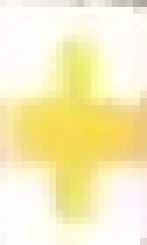
//> input picture OpenCVHoughCode_Final/Templates/t1.png, 21 x 35 px, given in place of the camera (shown 7 times larger)
$ ./Hough_Main_Video   (built with g++ and OpenCV 4)
//> lines starting //> are read from the running program, lines starting //| are printed output that depends on the picture; after the words box and inside, x2 and y2 are one past the last pixel; in counts of white or black regions, pixels touching at a corner belong together
#include "opencv2/core/core.hpp"
#include "opencv2/highgui/highgui.hpp"
#include "opencv2/imgproc/imgproc.hpp"
#include <opencv2/opencv.hpp>
#include <stdio.h>
#include <iostream>
using namespace cv;

vector<vector<Point> > contours;
vector<Vec4i> hierarchy;
vector<Vec3f> vecCircles;
vector<Vec3f>::iterator itrCircles;


int num_templates=10;


// [63 lines left out: function MatchingMethod, not called in this run]

int main()
{

	Mat image_input,grey_image,color_image, hsv_image, color_threshed;


	//image_input = imread("C:/Users/Lindsey/Documents/Visual Studio 2013/Projects/OpenCVHoughCode_Final/light.png", CV_LOAD_IMAGE_COLOR);
	VideoCapture cap(0);
	//"C:/Users/Lindsey/Documents/Visual Studio 2013/Projects/OpenCVHoughCode_Final/IMG_0450.mov"
	double dWidth = cap.get(CV_CAP_PROP_FRAME_WIDTH);
	double dHeight = cap.get(CV_CAP_PROP_FRAME_HEIGHT);

	namedWindow("Transformed", WINDOW_AUTOSIZE);
	namedWindow("Original", WINDOW_AUTOSIZE);
	for (;;){
		bool Success = cap.read(image_input);
//> image_input is the input picture: 35 rows x 21 cols, CV_8UC3; mean B, G, R 189.5, 239.2, 248.8

		if (!Success){
			std::cout << "Cannot read a frame from video stream" << "\n";
		}


		//Color_Filter(image_input);
		cvtColor(image_input, grey_image, CV_BGR2GRAY);
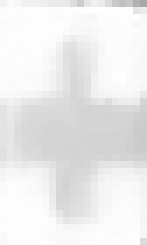
//> grey_image: 35 rows x 21 cols, CV_8UC1 (shown 7 times larger); min 168, max 255, mean 236.4
		//cvtColor(image_input, hsv_image, CV_BGR2HSV);
		//Canny(grey_image, grey_image, 60, 60);

		threshold(grey_image, grey_image, 220, 255, THRESH_BINARY);
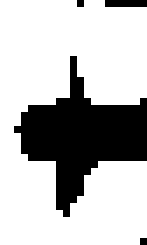
//> grey_image: 35 rows x 21 cols, CV_8UC1 (shown 7 times larger); 73.5% white; 4 black regions (3 under 20 px), largest, box (x1, y1, x2, y2) and area: (2, 8, 21, 31) 187
		inRange(image_input, Scalar(10,90,200), Scalar(140,230,250), color_threshed);
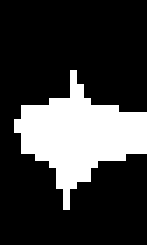
//> color_threshed: 35 rows x 21 cols, CV_8UC1 (shown 7 times larger); 23.4% white; 1 white region, box (x1, y1, x2, y2) and area: (2, 10, 21, 30) 172

		cvtColor(grey_image, color_image, CV_GRAY2BGR);
//> color_image: 35 rows x 21 cols, CV_8UC3; 73.5% white; 4 black regions (3 under 20 px)


		vector<Vec2f> Hough_Output;


		findContours(color_threshed, contours, hierarchy, CV_RETR_EXTERNAL, CV_CHAIN_APPROX_SIMPLE, Point(0, 0));
//> contours = 1 contour; box (x1, y1, x2, y2) and area: (2, 10, 21, 30) 142


		vector<vector<Point> > contours_poly(contours.size());
//> contours_poly = 1 empty contours
		vector<Rect> boundRect(contours.size());
//> boundRect = 1 Rect (x, y, width, height): [0, 0, 0, 0]
		vector<Point2f>center(contours.size());
//> center = 1 Point (x, y): [0, 0]
		vector<float>radius(contours.size());
//> radius = [0]

		for (int i = 0; i < contours.size(); i++)
		{
			approxPolyDP(Mat(contours[i]), contours_poly[i], 3, true);
			boundRect[i] = boundingRect(Mat(contours_poly[i]));
		}
//> this loop made 1 pass


		Mat drawing;
		grey_image.copyTo(drawing);
		threshold(drawing, drawing, 256, 256, THRESH_BINARY);
//> drawing: 35 rows x 21 cols, CV_8UC1; every value is 0
		Mat drawingFinal;
		Mat temp;
		int top_x, top_y, bottom_x, bottom_y;
		for (int i = 0; i< contours.size(); i++)
		{
			Scalar color = Scalar(255, 255, 255);
			drawContours(drawing, contours_poly, i, color, 1, 8, vector<Vec4i>(), 0, Point());
			top_x = boundRect[i].tl().x;
			top_y = boundRect[i].tl().y;
			bottom_x = boundRect[i].br().x;
			bottom_y = boundRect[i].br().y;
			rectangle(drawing, Point(top_x - 5, top_y - 5), Point(bottom_x + 5, bottom_y + 5) , color, CV_FILLED, 8, 0);

		}
//> this loop made 1 pass
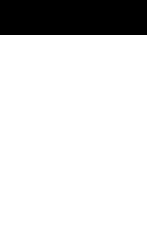
//> drawing: 35 rows x 21 cols, CV_8UC1 (shown 7 times larger); 85.7% white; 1 black region, box (x1, y1, x2, y2) and area: (0, 0, 21, 5) 105
		//grey_image.copyTo(drawingF, drawing);

		bitwise_and(drawing, grey_image, drawingFinal);
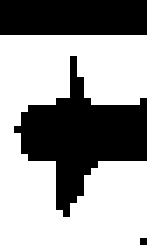
//> drawingFinal: 35 rows x 21 cols, CV_8UC1 (shown 7 times larger); 60.1% white; 3 black regions (1 under 20 px), largest, box (x1, y1, x2, y2) and area: (2, 8, 21, 31) 187, (0, 0, 21, 5) 105


		erode(drawingFinal, drawingFinal, getStructuringElement(MORPH_ELLIPSE, Size(5, 5)));
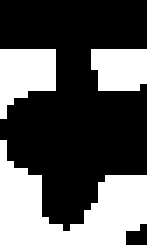
//> drawingFinal: 35 rows x 21 cols, CV_8UC1 (shown 7 times larger); 35.4% white; 3 white regions, box (x1, y1, x2, y2) and area: (0, 20, 21, 35) 160, (0, 7, 8, 17) 56, (13, 7, 21, 13) 44
		//dilate(drawingFinal, drawingFinal, getStructuringElement(MORPH_ELLIPSE, Size(5, 5)));

		vector<vector<Point> > contours_2;
		vector<Vec4i> hierarchy_2;
		vector<Vec3f> vecCircles_2;
		vector<Vec3f>::iterator itrCircles_2;

		Mat Copy;
		drawingFinal.copyTo(Copy);
		cvtColor(drawingFinal,drawingFinal, CV_GRAY2BGR);
//> drawingFinal: 35 rows x 21 cols, CV_8UC3; 35.4% white; 3 white regions
		//Canny(Copy, Copy, 60, 60);
		findContours(Copy, contours_2, hierarchy_2, CV_RETR_EXTERNAL, CV_CHAIN_APPROX_SIMPLE, Point(0, 0));
//> contours_2 = 3 contours; box (x1, y1, x2, y2) and area: (0, 20, 21, 35) 124, (0, 7, 8, 17) 40, (13, 7, 21, 13) 32

		vector<vector<Point> > contours_poly_2(contours_2.size());
//> contours_poly_2 = 3 empty contours
		vector<Rect> boundRect_2(contours_2.size());
		vector<Point2f>center_2(contours_2.size());
		vector<float>radius_2(contours_2.size());

		for (int i = 0; i < contours_2.size(); i++)
		{
			approxPolyDP(Mat(contours_2[i]), contours_poly_2[i], 3, true);
			boundRect_2[i] = boundingRect(Mat(contours_poly_2[i]));
		}
//> this loop made 3 passes

		int max_size = 0;
		int box_size = 0;
		int center_x=0, center_y=0;
		//std::cout << "RRRG" << contours_2.size() << "\n";

		if (contours_2.size() == 0){
			continue; //COULDNT FIND CROSS!!!
		}

		int count = 0;
		int top_x_2, top_y_2, bottom_x_2, bottom_y_2, middle_x, middle_y;
		for (int i = 0; i< contours_2.size(); i++)
		{
			Scalar color = Scalar(80, 0, 80);
			//drawContours(drawingFinal, contours_poly_2, i, color, 1, 8, vector<Vec4i>(), 0, Point());
			top_x_2 = boundRect_2[i].tl().x;
			top_y_2 = boundRect_2[i].tl().y;
			bottom_x_2 = boundRect_2[i].br().x;
			bottom_y_2 = boundRect_2[i].br().y;
			box_size = abs(bottom_x_2 - top_x_2)*abs(top_y_2 - bottom_y_2);
			middle_x = (top_x_2 + bottom_x_2) / 2;
			middle_y = (top_y_2 + bottom_y_2) / 2;
			if (box_size > max_size)
			{
				max_size = box_size;
				center_x = middle_x;
				center_y = middle_y;

			}
			else
			{
				//take average of blobs
			}

		}
//> this loop made 3 passes
//> (top_x_2, top_y_2, bottom_x_2, bottom_y_2, box_size, middle_x, middle_y, max_size) on pass 1: (0, 20, 21, 35, 315, 10, 27, 315)
//> (top_x_2, top_y_2, bottom_x_2, bottom_y_2, box_size, middle_x, middle_y) on passes 2 to 3: (13, 7, 21, 13, 48, 17, 10), (0, 7, 8, 17, 80, 4, 12)
//> after the loop, max_size = 315; center_x = 10; center_y = 27

		circle(drawingFinal, Point(center_x, center_y), 32, Scalar(0, 255, 0), 1, 8);
		//fastNlMeansDenoising(drawingFinal, drawingFinal,3,7,7);


		imshow("Transformed", drawingFinal);
		imshow("Original", image_input);
		waitKey(1);
		// [46 lines of commented-out code are left out]

	}
	return(0);
}
